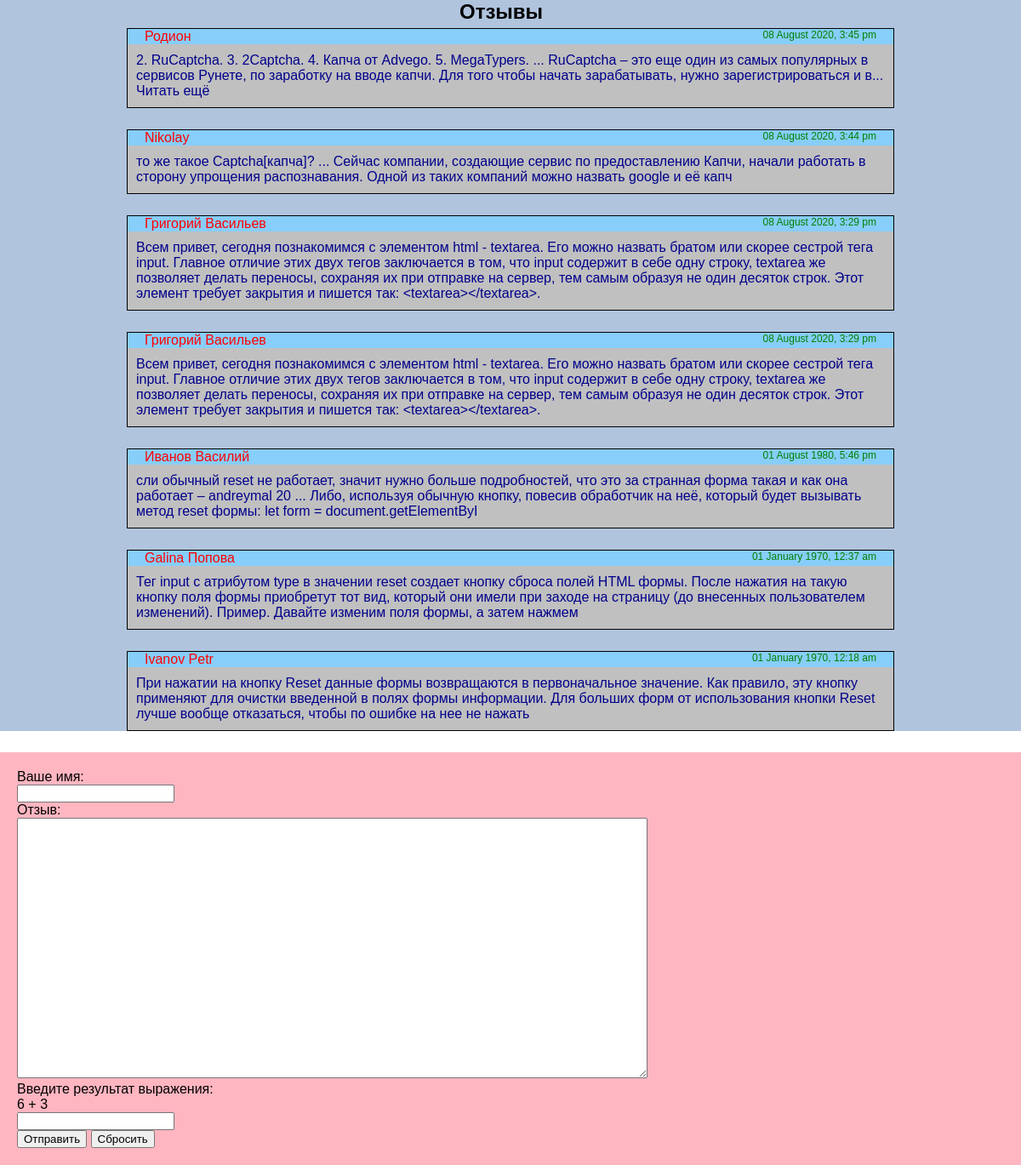
The page /part3/index.php on the database its author committed.
### tables this page shows
CREATE TABLE `reviews` (
  `id` int(11) NOT NULL,
  `autor` varchar(50) NOT NULL,
  `text` text NOT NULL,
  `time` int(11) NOT NULL
);

### part3/index.php (the view, shortened to what this page needs)
<?php
$tpl = file_get_contents('index.tpl');
require_once("config.php");
$query = "SELECT * FROM reviews ORDER BY time DESC";
$result = mysqli_query($connect, $query);
$reviews = "";
while($data = mysqli_fetch_assoc($result))
{
    $reviews.="
    <div class='reviews__item'>
    <div class='reviews__item__footer'>
    <div class='reviews__autor'>".$data['autor']."</div>
    <div class='reviews__time'>".date('d F Y, g:i a', $data['time'])."</div>
    </div>
    <div class='reviews__text'>
    ".$data['text']."
</div>
</div>";
}
$a = rand(1, 10);
$b = rand(1, 10);
$captcha = md5($a + $b);
$patterns = ['/{reviews}/','/{captcha}/','/{digital1}/','/{digital2}/'];
$replace = [$reviews, $captcha, $a, $b];
echo preg_replace($patterns, $replace, $tpl);
?>

### part3/style.css (style rules this page uses)
body { font-family: Arial, Helvetica, sans-serif; margin: 0; padding: 0; }
.container { margin: 0 auto; width: 1200px; }
.reviews { margin: 0 auto; background-color:lightsteelblue; }
.reviews__title { margin: 0 auto; width: 10%; }
.reviews__item { width: 75%; background-color:silver; margin: 5px auto; margin-bottom: 25px; border: 1px solid #000; }
.reviews__item__footer { background-color:lightskyblue; display: flex; justify-content: space-between; }
.reviews__autor { color:red; margin-left: 20px; }
.reviews__time { color:green; font-size: 12px; margin-right: 20px; }
.reviews__text { color:darkblue; padding: 10px; }
.send { margin: 0 auto; background-color:lightpink; min-height: 200px; padding: 20px; }

### rows shown on the page
reviews: autor "Родион", time "08 August 2020, 3:45 pm", text "2. RuCaptcha. 3. 2Captcha. 4. Капча от Advego. 5. MegaTypers. ... RuCaptcha – это еще один из самых популярных в сервисов Рунете, по заработку на вводе капчи. Для того чтобы начать зарабатывать, нужно зарегистрироваться и в... Читать ещё"
reviews: autor "Nikolay", time "08 August 2020, 3:44 pm", text "то же такое Captcha[капча]? ... Сейчас компании, создающие сервис по предоставлению Капчи, начали работать в сторону упрощения распознавания. Одной из таких компаний можно назвать google и её капч"
reviews: autor "Григорий Васильев", time "08 August 2020, 3:29 pm", text "Всем привет, сегодня познакомимся с элементом html - textarea. Его можно назвать братом или скорее сестрой тега input. Главное отличие этих двух тегов заключается в том, что input содержит в себе одну строку, textarea же позволяет делать переносы, сохраняя их при отправке на сервер, тем самым образуя не один десяток строк. Этот элемент требует закрытия и пишется так: <textarea></textarea>."
reviews: autor "Григорий Васильев", time "08 August 2020, 3:29 pm", text "Всем привет, сегодня познакомимся с элементом html - textarea. Его можно назвать братом или скорее сестрой тега input. Главное отличие этих двух тегов заключается в том, что input содержит в себе одну строку, textarea же позволяет делать переносы, сохраняя их при отправке на сервер, тем самым образуя не один десяток строк. Этот элемент требует закрытия и пишется так: <textarea></textarea>."
reviews: autor "Иванов Василий", time "01 August 1980, 5:46 pm", text "сли обычный reset не работает, значит нужно больше подробностей, что это за странная форма такая и как она работает – andreymal 20 ... Либо, используя обычную кнопку, повесив обработчик на неё, который будет вызывать метод reset формы: let form = document.getElementByI"
reviews: autor "Galina Попова", time "01 January 1970, 12:37 am", text "Тег input с атрибутом type в значении reset создает кнопку сброса полей HTML формы. После нажатия на такую кнопку поля формы приобретут тот вид, который они имели при заходе на страницу (до внесенных пользователем изменений). Пример. Давайте изменим поля формы, а затем нажмем"
reviews: autor "Ivanov Petr", time "01 January 1970, 12:18 am", text "При нажатии на кнопку Reset данные формы возвращаются в первоначальное значение. Как правило, эту кнопку применяют для очистки введенной в полях формы информации. Для больших форм от использования кнопки Reset лучше вообще отказаться, чтобы по ошибке на нее не нажать"
